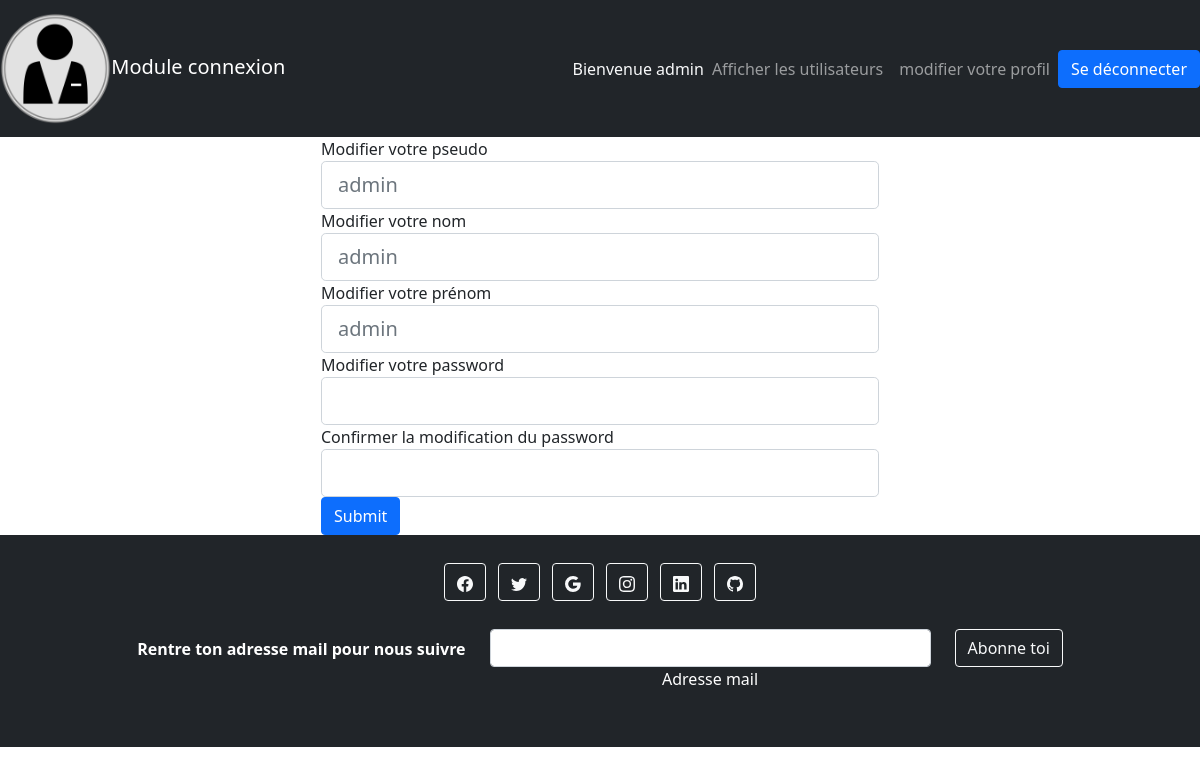
Page /profil.php (signed in) on the committed database.
### tables this page shows
CREATE TABLE `utilisateurs` (
  `id` int(11) NOT NULL,
  `login` varchar(255) NOT NULL,
  `prenom` varchar(255) NOT NULL,
  `nom` varchar(255) NOT NULL,
  `password` varchar(255) NOT NULL
);

### profil.php (the view, shortened to what this page needs)
<!DOCTYPE html>
<html lang="fr">
<head>
    <link href="https://cdn.jsdelivr.net/npm/bootstrap@5.1.3/dist/css/bootstrap.min.css" rel="stylesheet">
    <link rel="stylesheet" href="CSS/style.css" />
</head>
<body>
    <main>
        <?php
        try {
            $bdd = new PDO('mysql:host=localhost;dbname=moduleconnexion;charset=utf8', 'root', '', array(PDO::ATTR_ERRMODE => PDO::ERRMODE_EXCEPTION));
        } catch (Exception $e) {
            die('Erreur : ' . $e->getMessage());
        }
        if ($_SESSION['login'] == 'admin') {
            include("include/headerAdmin.php");
        } elseif (isset($_SESSION['login'])) {
            include("include/headerOnline.php");
        }
        $req = $bdd->prepare('SELECT * FROM utilisateurs  WHERE id  = :id');
        $req->execute(array('id' => $_SESSION['id']));
        $donnees = $req->fetch();
        ?>
        <div class="container " id="page_centrale_connexion">
            <div class="row h-100  ">
                <div class="col-12 h-100 d-flex justify-content-center align-items-center">
                    <form class="w-50" action="profil.php" method="post">
                        <div class="form-group">
                            <label for="login">Modifier votre pseudo</label>
                            <input type="login" name="login" class="form-control form-control-lg" id="login" placeholder="<?php echo $donnees['login'];   ?>">
                        </div>
                        <div class="form-group">
                            <label for="nom">Modifier votre nom</label>
                            <input type="text" name="nom" class="form-control form-control-lg" id="nom" placeholder="<?php echo $donnees['nom'];   ?>">
                        </div>
                        <div class="form-group">
                            <label for="prenom">Modifier votre prénom</label>
                            <input type="text" name="prenom" class="form-control form-control-lg" id="prenom" placeholder="<?php echo $donnees['prenom'];   ?>">
                        </div>
                        <div class="form-group">
                            <label for="password">Modifier votre password</label>
                            <input type="password" name="password" class="form-control form-control-lg" id="password">
                        </div>
                        <div class="form-group">
                            <label for="confirm_password">Confirmer la modification du password</label>
                            <input type="password" name="confirm_password" class="form-control form-control-lg" id="confirm_password">
                        </div>
                        <button type="submit" name="submit" class="btn btn-primary">Submit</button>
                    </form>
                </div>
            </div>
        </div>
</main>
    <footer>
        <?php include("include/footer.php"); ?>
    </footer>
</body>
</html>

### CSS/style.css (style rules this page uses)
* { margin: 0; padding:0; }

### rows in the picture
utilisateurs: login "admin", nom "admin", prenom "admin"

### other values in the picture
$_SESSION['prenom'] "admin"
